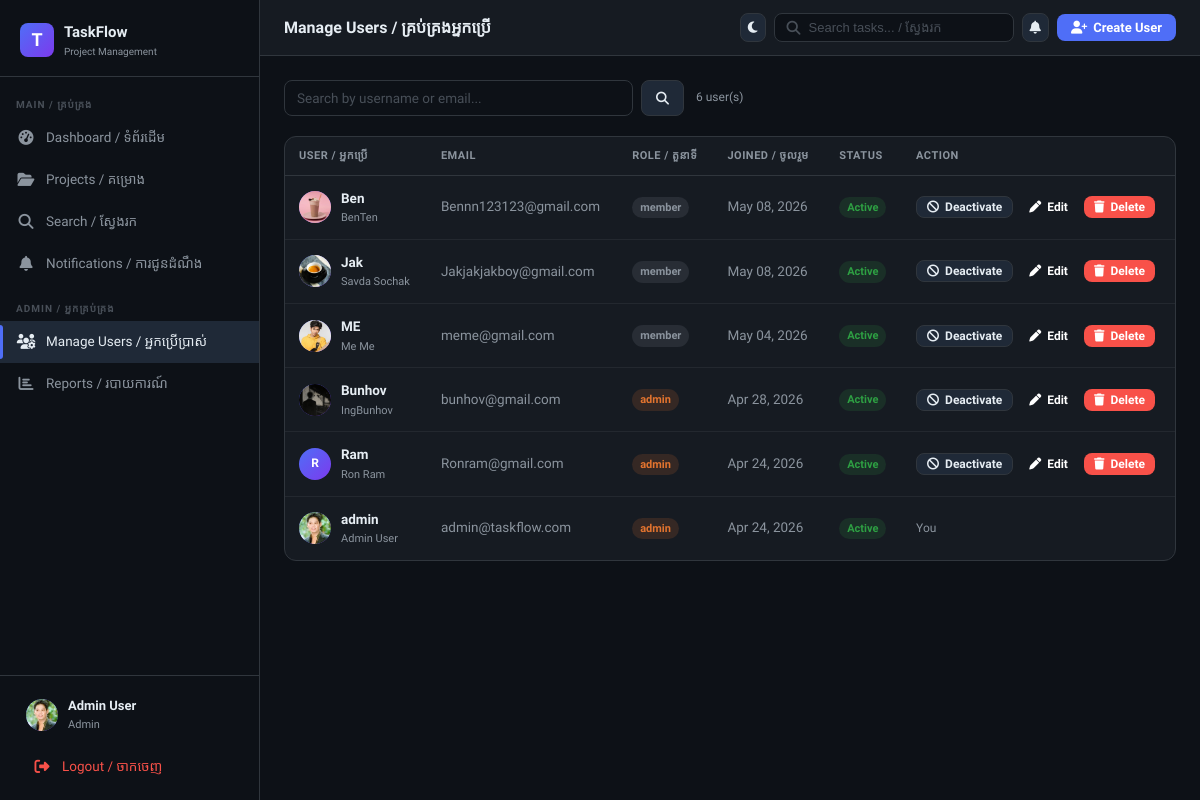
The page /admin-panel/users/ (signed in) on the database as committed earlier.
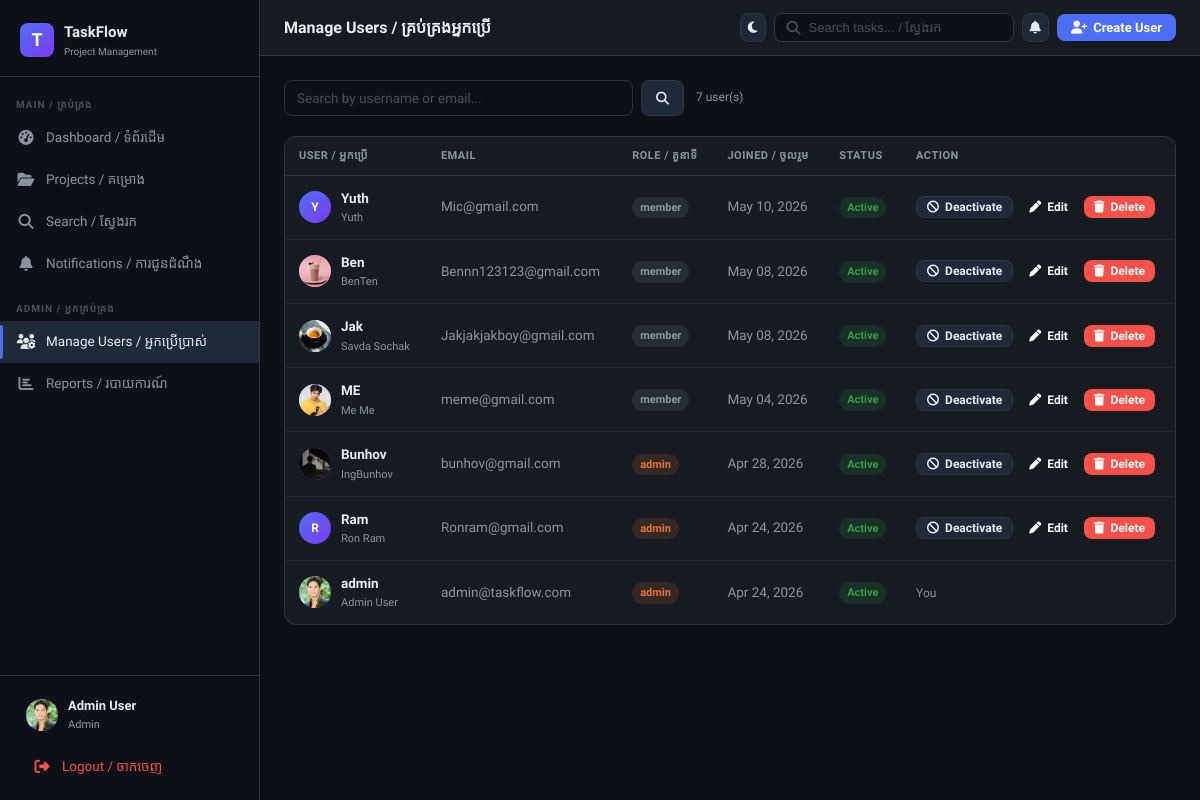
The same page on the database as committed later.
### core/models.py (models this page shows, shortened)
class User(AbstractUser):
    ROLE_CHOICES = [("admin", "Admin"), ("member", "Member")]
    role = models.CharField(max_length=10, choices=ROLE_CHOICES, default="member")
    avatar = models.ImageField(upload_to="avatars/", blank=True, null=True)
    is_active = models.BooleanField(default=True)
    @property
    def is_admin(self):
        return self.role == "admin"

### core/views.py (the view)
# urls.py: path('admin-panel/users/', views.admin_users, name='admin_users'),
@login_required
def admin_users(request):
    if not request.user.is_admin:
        return redirect("dashboard")
    users = User.objects.all().order_by("-date_joined")
    q = request.GET.get("q", "")
    if q:
        users = users.filter(Q(username__icontains=q) | Q(email__icontains=q))
    context = {
        "users": users,
        "q": q,
        "unread_count": request.user.notifications.filter(is_read=False).count(),
    }
    return render(request, "admin_panel/users.html", context)

### templates/admin_panel/users.html (shortened to what this page needs)
{% extends 'base.html' %}
{% block page_title %}Manage Users / គ្រប់គ្រងអ្នកប្រើ{% endblock %}
{% block topbar_extra %}
<button class="btn btn-primary" onclick="showModal('createUserModal')">
  <i class="fa-solid fa-user-plus"></i> Create User
</button>
{% endblock %}
{% block content %}
<div style="display:flex;align-items:center;gap:12px;margin-bottom:20px">
  <form method="get" style="flex:1;max-width:400px;display:flex;gap:8px">
    <input type="text" name="q" class="form-control" placeholder="Search by username or email..." value="{{ q }}">
    <button type="submit" class="btn btn-secondary"><i class="fa-solid fa-search"></i></button>
  </form>
  <span class="text-muted text-small">{{ users|length }} user(s)</span>
</div>
<div class="card">
  <div class="card-body" style="padding:0">
    <table class="table">
      <thead>
        <tr>
          <th>User / អ្នកប្រើ</th>
          <th>Email</th>
          <th>Role / តួនាទី</th>
          <th>Joined / ចូលរួម</th>
          <th>Status</th>
          <th>Action</th>
        </tr>
      </thead>
      <tbody>
        {% for u in users %}
        <tr>
          <td>
            <div style="display:flex;align-items:center;gap:10px">
              <div class="user-avatar" style="width:32px;height:32px;font-size:12px;flex-shrink:0">
                {% if u.avatar %}<img src="{{ u.avatar.url }}" alt="">{% else %}{{ u.username|first|upper }}{% endif %}
              </div>
              <div>
                <div style="font-weight:600">{{ u.username }}</div>
                <div style="font-size:11px;color:var(--text-muted)">{{ u.get_full_name }}</div>
              </div>
            </div>
          </td>
          <td class="text-muted text-small">{{ u.email }}</td>
          <td>
            <span class="badge {% if u.role == 'admin' %}badge-high{% else %}badge-todo{% endif %}">{{ u.role }}</span>
          </td>
          <td class="text-muted text-small">{{ u.date_joined|date:"M d, Y" }}</td>
          <td>
            <span class="badge {% if u.is_active %}badge-done{% else %}badge-critical{% endif %}">
              {% if u.is_active %}Active{% else %}Inactive{% endif %}
            </span>
          </td>
          <td>
            {% if u != request.user %}
            <div style="display:flex;gap:6px;flex-wrap:wrap">
              <a href="{% url 'admin_toggle_user' u.id %}" class="btn btn-secondary btn-sm">
                {% if u.is_active %}<i class="fa-solid fa-ban"></i> Deactivate{% else %}<i class="fa-solid fa-check"></i> Activate{% endif %}
              </a>
              <button class="btn btn-sm" style="background:var(--blue);color:#fff"
                onclick="openEditModal({{ u.id }}, '{{ u.username }}', '{{ u.email }}', '{{ u.first_name }}', '{{ u.last_name }}', '{{ u.role }}')">
                <i class="fa-solid fa-pen"></i> Edit
              </button>
              <button class="btn btn-sm" style="background:var(--red);color:#fff"
                onclick="openDeleteModal({{ u.id }}, '{{ u.username }}')">
                <i class="fa-solid fa-trash"></i> Delete
              </button>
            </div>
            {% else %}
            <span class="text-muted text-small">You</span>
            {% endif %}
          </td>
        </tr>
        {% empty %}
        <tr><td colspan="6" style="text-align:center;padding:32px;color:var(--text-muted)">No users found.</td></tr>
        {% endfor %}
      </tbody>
    </table>
  </div>
</div>
{% endblock %}

### templates/base.html (shortened to what the changed rows need)
{% load static %}
<!doctype html>
<html lang="km-en">
  <head>
    <link rel="stylesheet" href="{% static 'css/main.css' %}" />
    <link
      rel="stylesheet"
      href="https://cdnjs.cloudflare.com/ajax/libs/font-awesome/6.5.0/css/all.min.css"
    />
  </head>
  <body>
    <aside class="sidebar" id="sidebar">
      <div class="sidebar-footer">
        <a href="{% url 'profile' %}" class="user-card">
          <div class="user-avatar">
            {% if user.avatar %}<img src="{{ user.avatar.url }}" alt="" />
            {% else %}{{ user.username|first|upper }}{% endif %}
          </div>
          <div class="user-info">
            <div class="user-name">
              {{ user.get_full_name|default:user.username }}
            </div>
            <div class="user-role">{{ user.role }}</div>
          </div>
        </a>
      </div>
    </aside>
    <div class="main-content">
      <div class="page-content">
         {% block content %}{% endblock %}
      </div>
    </div>
  </body>
</html>

Rows that differ between the two databases and show on the page:
added User: username|first "Y", username "Yuth", get_full_name "Yuth", email "Mic@gmail.com", role "member", date_joined "May 10, 2026", is_active "Active"
Other text that changed with them:
{{ users|length }}: "6" → "7"
